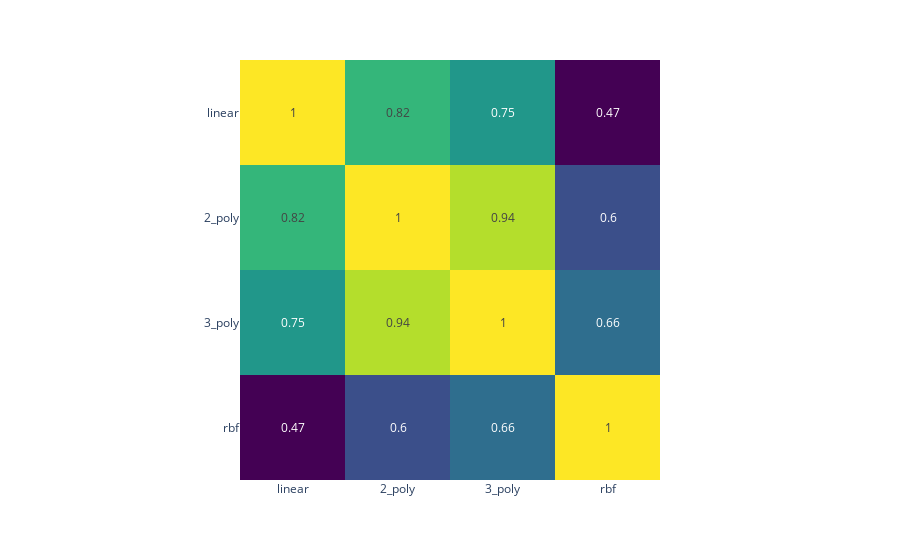

Notebook code for this chart:
### Code cell
utils.plot_correlation_heatmap(model_scores)

### Figure 1 — Plotly figure (JSON) as saved in the notebook; plotly's stock layout.template omitted (floating-point values rounded to 4 significant figures)
{"data": [{"coloraxis": "coloraxis", "hovertemplate": "kernel: %{x}<br>kernel: %{y}<br>color: %{z}<extra></extra>", "name": "0", "texttemplate": "%{z}", "type": "heatmap", "x": ["linear", "2_poly", "3_poly", "rbf"], "xaxis": "x", "y": ["linear", "2_poly", "3_poly", "rbf"], "yaxis": "y", "z": [[1, 0.82, 0.75, 0.47], [0.82, 1, 0.94, 0.6], [0.75, 0.94, 1, 0.66], [0.47, 0.6, 0.66, 1]]}], "layout": {"coloraxis": {"colorscale": [[0, "#440154"], [0.1111, "#482878"], [0.2222, "#3e4989"], [0.3333, "#31688e"], [0.4444, "#26828e"], [0.5556, "#1f9e89"], [0.6667, "#35b779"], [0.7778, "#6ece58"], [0.8889, "#b5de2b"], [1, "#fde725"]], "showscale": false}, "margin": {"t": 60}, "xaxis": {"anchor": "y", "constrain": "domain", "domain": [0, 1], "scaleanchor": "y", "title": {"text": ""}}, "yaxis": {"anchor": "x", "autorange": "reversed", "constrain": "domain", "domain": [0, 1], "title": {"text": ""}}}}
